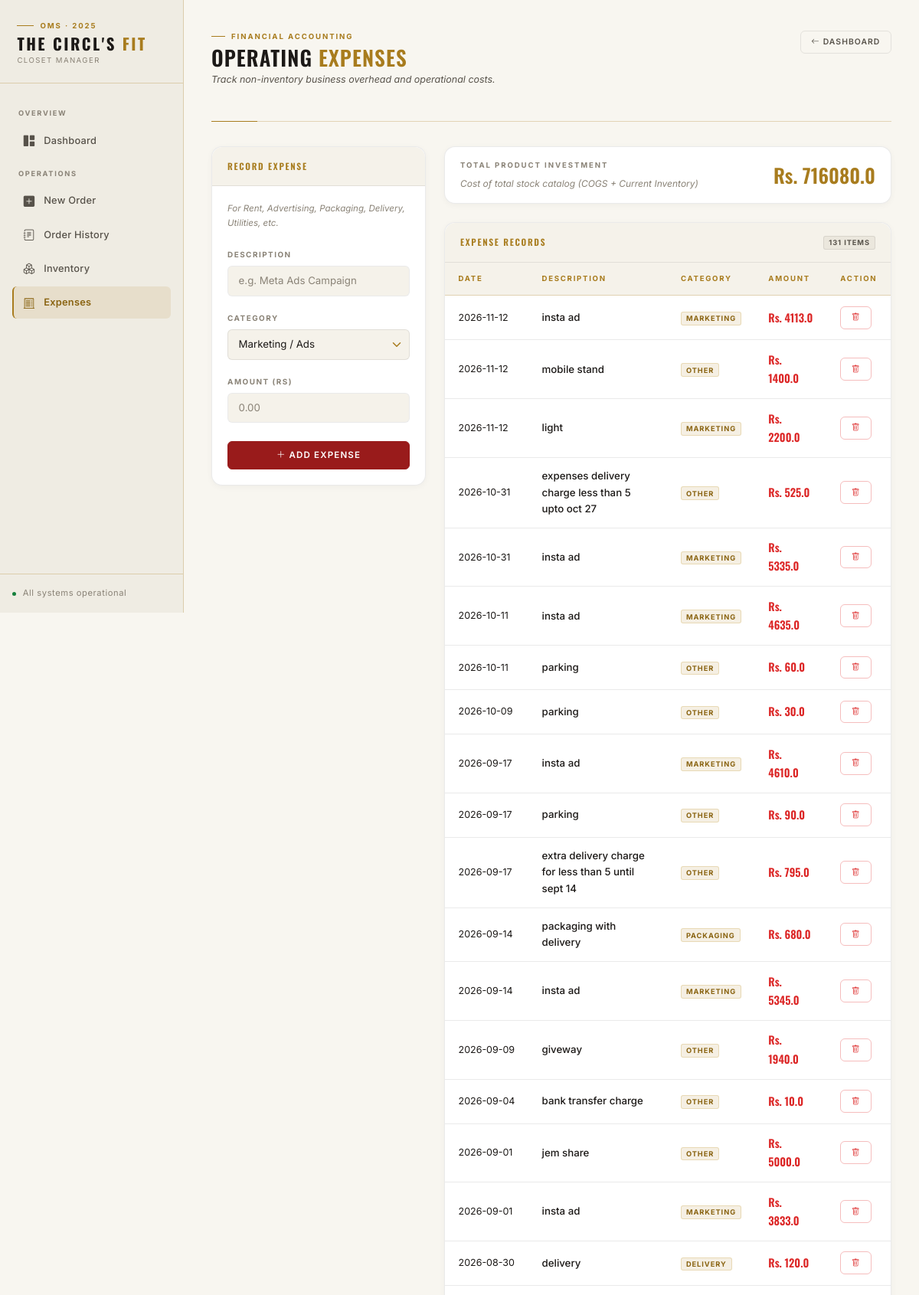
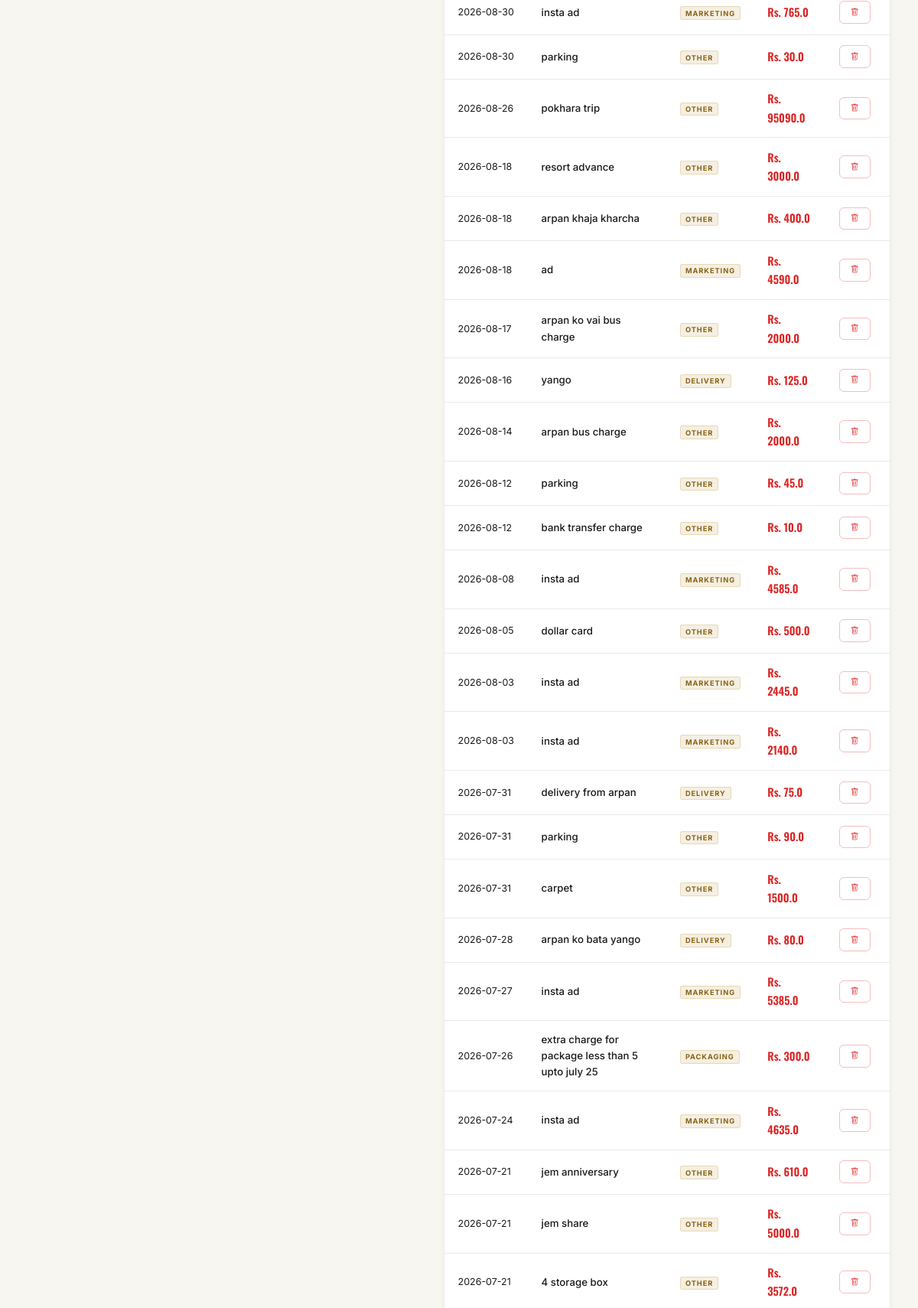
/expenses (upper part), run on the app's committed database (2 pictures, top to bottom).
### app.py (models this page shows)
class Expense(db.Model):
    id = db.Column(db.Integer, primary_key=True)
    description = db.Column(db.String(100), nullable=False)
    category = db.Column(db.String(50), nullable=False) # e.g. Rent, Marketing, Packaging
    amount = db.Column(db.Float, nullable=False)
    date = db.Column(db.DateTime, default=datetime.utcnow)

### app.py (the view, shortened to what this page needs)
@app.route('/expenses', methods=['GET', 'POST'])
def expenses():
    all_expenses = Expense.query.order_by(Expense.date.desc()).all()
    inventory_value = 0
    products = Product.query.all()
    for p in products:
        inventory_value += (p.stock * p.cost_price)
    sold_cost = 0
    order_items = OrderItem.query.all()
    for item in order_items:
        product = Product.query.get(item.product_id)
        if product:
            sold_cost += (item.quantity * product.cost_price)
    total_product_expense = inventory_value + sold_cost
    return render_template('expenses.html',
                           expenses=all_expenses,
                           product_expense=total_product_expense)

### templates/expenses.html (shortened to what this page needs)
{% extends "layout.html" %}
{% block content %}
<div class="page-header">
    <div>
        <div class="page-header-eyebrow">
            <div class="page-header-eyebrow-line"></div>
            <span class="page-header-eyebrow-text">Financial Accounting</span>
        </div>
        <h1>Operating <span class="gold">Expenses</span></h1>
        <p class="page-header-sub">Track non-inventory business overhead and operational costs.</p>
    </div>
    <a href="/" class="btn btn-outline-secondary btn-sm">
        <i class="bi bi-arrow-left me-1"></i>Dashboard
    </a>
</div>
<div class="row g-4">
    <div class="col-md-4">
        <div class="card" style="position: sticky; top: 1.5rem;">
            <div class="card-header">Record Expense</div>
            <div class="card-body">
                <p style="font-size: 0.72rem; color: var(--text-tertiary); font-style: italic; margin-bottom: 1.25rem;">
                    For Rent, Advertising, Packaging, Delivery, Utilities, etc.
                </p>
                <form method="POST">
                    <div class="mb-3">
                        <label class="form-label">Description</label>
                        <input type="text" name="description" class="form-control" placeholder="e.g. Meta Ads Campaign" required>
                    </div>
                    <div class="mb-3">
                        <label class="form-label">Category</label>
                        <select name="category" class="form-select">
                            <option value="Marketing">Marketing / Ads</option>
                        </select>
                    </div>
                    <div class="mb-4">
                        <label class="form-label">Amount (Rs)</label>
                        <input type="number" name="amount" step="0.01" class="form-control" placeholder="0.00" required>
                    </div>
                    <button type="submit" class="btn btn-danger w-100">
                        <i class="bi bi-plus-lg me-1"></i>Add Expense
                    </button>
                </form>
            </div>
        </div>
    </div>
    <div class="col-md-8">
        <div class="card mb-4" style="background: var(--surface-2); border-color: var(--line-soft);">
            <div class="card-body d-flex justify-content-between align-items-center py-3">
                <div>
                    <div class="stat-label">Total Product Investment</div>
                    <div style="font-size: 0.75rem; color: var(--text-tertiary); font-style: italic;">Cost of total stock catalog (COGS + Current Inventory)</div>
                </div>
                <div class="text-end">
                    <div style="font-family: 'Oswald', sans-serif; font-size: 1.6rem; font-weight: 600; color: var(--gold);">Rs. {{ product_expense }}</div>
                </div>
            </div>
        </div>
        <div class="card">
            <div class="card-header" style="justify-content: space-between;">
                <span>Expense Records</span>
                <span class="badge bg-secondary">{{ expenses | length }} items</span>
            </div>
            <div class="card-body p-0">
                <div class="table-responsive">
                    <table class="table table-hover mb-0 align-middle">
                        <thead>
                            <tr>
                                <th>Date</th>
                                <th>Description</th>
                                <th>Category</th>
                                <th>Amount</th>
                                <th>Action</th>
                            </tr>
                        </thead>
                        <tbody>
                            {% for exp in expenses %}
                            <tr>
                                <td style="color: var(--text-secondary); font-size: 0.78rem; white-space: nowrap;">
                                    {{ exp.date.strftime('%Y-%m-%d') }}
                                </td>
                                <td style="font-weight: 500;">{{ exp.description }}</td>
                                <td>
                                    <span class="badge bg-gold">{{ exp.category }}</span>
                                </td>
                                <td>
                                    <span style="font-family: 'Oswald', sans-serif; font-weight: 600; color: var(--danger); font-size: 0.9rem;">
                                        Rs. {{ exp.amount }}
                                    </span>
                                </td>
                                <td>
                                    <a href="/delete_expense/{{ exp.id }}" class="btn btn-sm btn-outline-danger"
                                       onclick="return confirm('Delete this expense entry?')" title="Delete">
                                        <i class="bi bi-trash"></i>
                                    </a>
                                </td>
                            </tr>
                            {% else %}
                            <tr>
                                <td colspan="5" class="text-center py-4" style="color: var(--text-tertiary); font-style: italic; font-size: 0.78rem;">
                                    No operating expenses recorded yet.
                                </td>
                            </tr>
                            {% endfor %}
                        </tbody>
                    </table>
                </div>
            </div>
        </div>
    </div>
</div>
{% endblock %}

### data on the page
Expense: date "2026-11-12", description "insta ad", category "MARKETING", amount "4113.0"
Expense: date "2026-11-12", description "mobile stand", category "OTHER", amount "1400.0"
Expense: date "2026-11-12", description "light", category "MARKETING", amount "2200.0"
Expense: date "2026-10-31", description "expenses delivery charge less than 5 upto oct 27", category "OTHER", amount "525.0"
Expense: date "2026-10-31", description "insta ad", category "MARKETING", amount "5335.0"
Expense: date "2026-10-11", description "insta ad", category "MARKETING", amount "4635.0"
Expense: date "2026-10-11", description "parking", category "OTHER", amount "60.0"
Expense: date "2026-10-09", description "parking", category "OTHER", amount "30.0"
Expense: date "2026-09-17", description "insta ad", category "MARKETING", amount "4610.0"
Expense: date "2026-09-17", description "parking", category "OTHER", amount "90.0"
Expense: date "2026-09-17", description "extra delivery charge for less than 5 until sept 14", category "OTHER", amount "795.0"
Expense: date "2026-09-14", description "packaging with delivery", category "PACKAGING", amount "680.0"
Expense: date "2026-09-14", description "insta ad", category "MARKETING", amount "5345.0"
Expense: date "2026-09-09", description "giveway", category "OTHER", amount "1940.0"
Expense: date "2026-09-04", description "bank transfer charge", category "OTHER", amount "10.0"
Expense: date "2026-09-01", description "jem share", category "OTHER", amount "5000.0"
Expense: date "2026-09-01", description "insta ad", category "MARKETING", amount "3833.0"
Expense: date "2026-08-30", description "delivery", category "DELIVERY", amount "120.0"
Expense: date "2026-08-30", description "insta ad", category "MARKETING", amount "765.0"
Expense: date "2026-08-30", description "parking", category "OTHER", amount "30.0"
Expense: date "2026-08-26", description "pokhara trip", category "OTHER", amount "95090.0"
Expense: date "2026-08-18", description "resort advance", category "OTHER", amount "3000.0"
Expense: date "2026-08-18", description "arpan khaja kharcha", category "OTHER", amount "400.0"
Expense: date "2026-08-18", description "ad", category "MARKETING", amount "4590.0"
Expense: date "2026-08-17", description "arpan ko vai bus charge", category "OTHER", amount "2000.0"
Expense: date "2026-08-16", description "yango", category "DELIVERY", amount "125.0"
Expense: date "2026-08-14", description "arpan bus charge", category "OTHER", amount "2000.0"
Expense: date "2026-08-12", description "parking", category "OTHER", amount "45.0"
Expense: date "2026-08-12", description "bank transfer charge", category "OTHER", amount "10.0"
Expense: date "2026-08-08", description "insta ad", category "MARKETING", amount "4585.0"
Expense: date "2026-08-05", description "dollar card", category "OTHER", amount "500.0"
Expense: date "2026-08-03", description "insta ad", category "MARKETING", amount "2445.0"
Expense: date "2026-08-03", description "insta ad", category "MARKETING", amount "2140.0"
Expense: date "2026-07-31", description "delivery from arpan", category "DELIVERY", amount "75.0"
Expense: date "2026-07-31", description "parking", category "OTHER", amount "90.0"
Expense: date "2026-07-31", description "carpet", category "OTHER", amount "1500.0"
Expense: date "2026-07-28", description "arpan ko bata yango", category "DELIVERY", amount "80.0"
Expense: date "2026-07-27", description "insta ad", category "MARKETING", amount "5385.0"
Expense: date "2026-07-26", description "extra charge for package less than 5 upto july 25", category "PACKAGING", amount "300.0"
Expense: date "2026-07-24", description "insta ad", category "MARKETING", amount "4635.0"
Expense: date "2026-07-21", description "jem anniversary", category "OTHER", amount "610.0"
Expense: date "2026-07-21", description "jem share", category "OTHER", amount "5000.0"
Expense: date "2026-07-21", description "4 storage box", category "OTHER", amount "3572.0"

### other printed values
{{ product_expense }} "716080.0"
{{ expenses | length }} "131"
